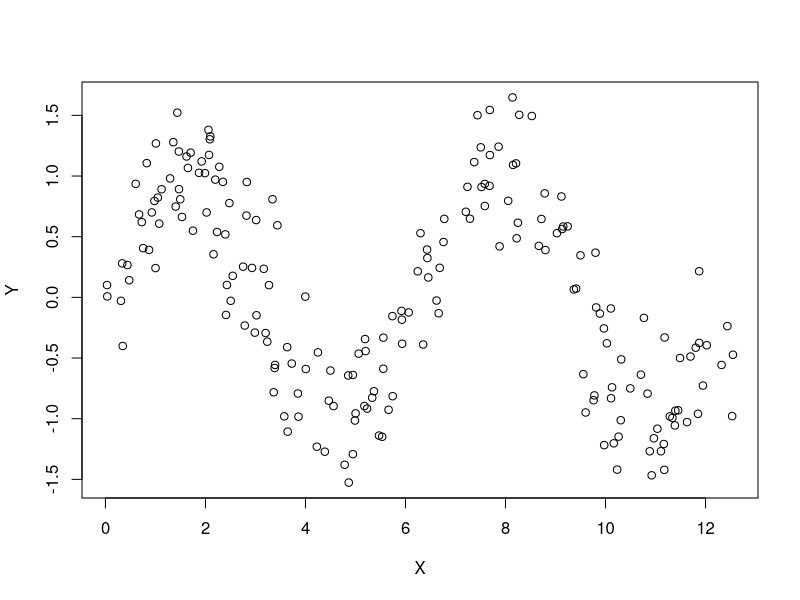
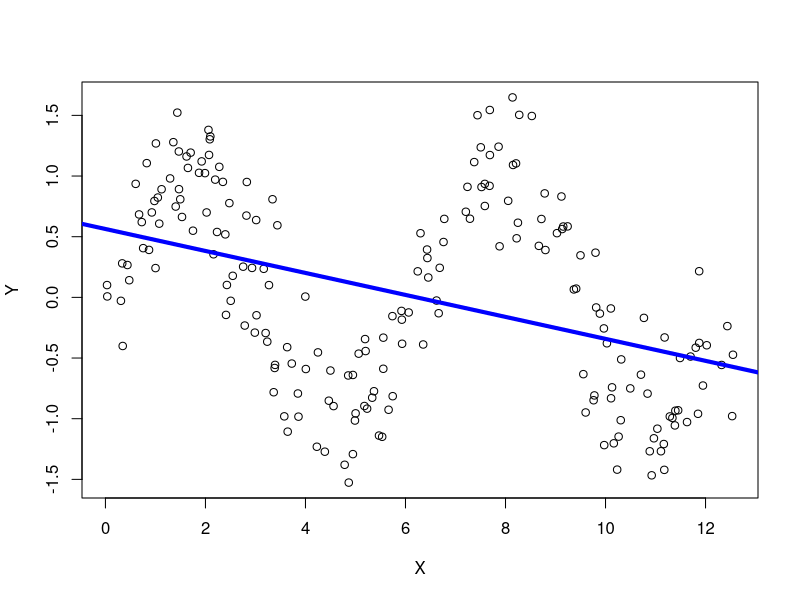
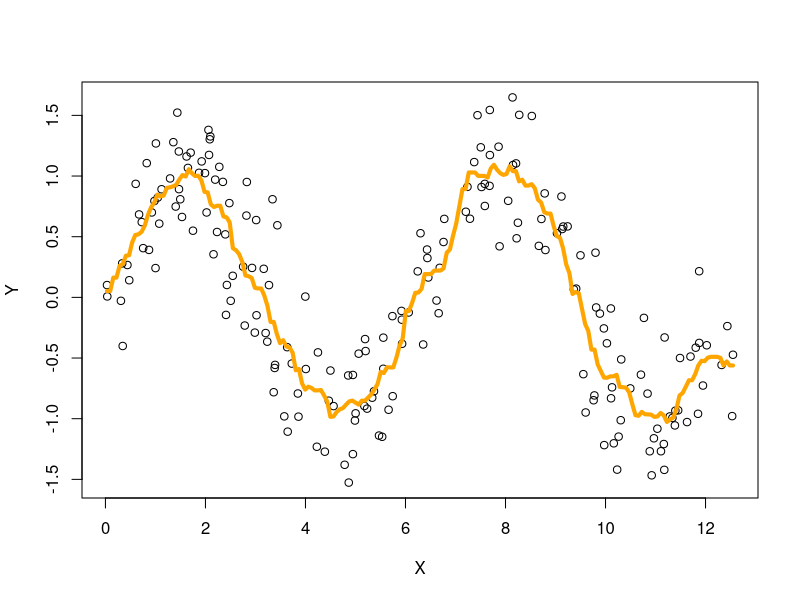
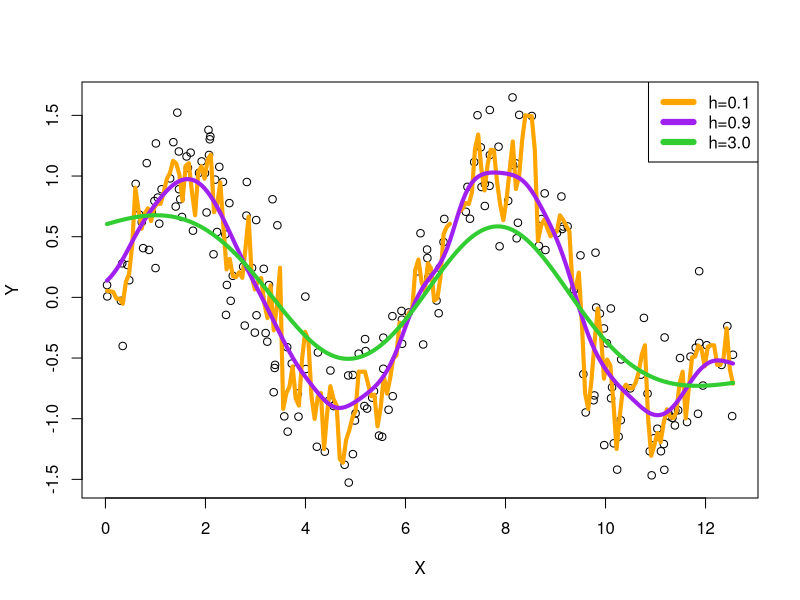
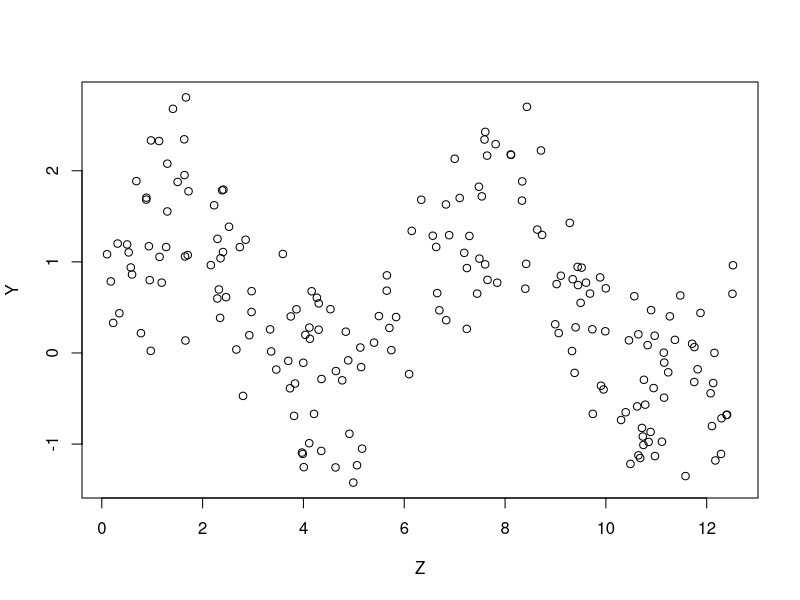

Reproduce these figures in R, in order. (Note: this script raises an error after producing the figures.)
## ---- chunk 1
X = runif(200, min=0, max=4*pi)
Y = sin(X) + rnorm(200, sd=0.4)
plot(X,Y, pch=1)
## ---- chunk 2
fit = lm(Y~X)
plot(X,Y, pch=1)
abline(fit, lwd=4, col="blue")
## ---- chunk 3
Kreg = ksmooth(x=X,y=Y,kernel = "box",bandwidth = 0.9)
plot(X,Y,pch=1)
lines(Kreg, lwd=4, col="orange")
## ---- chunk 4
Kreg1 = ksmooth(x=X,y=Y,kernel = "normal",bandwidth = 0.1)
Kreg2 = ksmooth(x=X,y=Y,kernel = "normal",bandwidth = 0.9)
Kreg3 = ksmooth(x=X,y=Y,kernel = "normal",bandwidth = 3.0)
plot(X,Y,pch=1)
lines(Kreg1, lwd=4, col="orange")
lines(Kreg2, lwd=4, col="purple")
lines(Kreg3, lwd=4, col="limegreen")
legend("topright", c("h=0.1","h=0.9","h=3.0"), lwd=6, col=c("orange","purple","limegreen"))
## ---- chunk 5
n = 200
Z = runif(n, min=0, max=4*pi)
X = sample(c(0,1), replace=TRUE, size=n)
H = sample(c(0,1), replace=TRUE, size=n)
# Z = Z + .2*X*H  # Induce some correlation between Z and X through a binary variable H
beta = 1
Y = sin(Z) + beta * X  + rnorm(200, sd=0.4)
plot(Z,Y, pch=1)
## ---- chunk 6
m_y <- ksmooth(x=Z,y=Y,kernel = "normal",bandwidth = 2)
## ---- chunk 7
m_x <- ksmooth(x=Z,y=X,kernel = "normal",bandwidth = 2)$y
## ---- chunk 8
df <- data.table(X,Y,Z)
df <- df[order(Z),]

YY = Y - m_y
XX = X-m_x

fit = lm(YY~XX)
## ---- chunk 9
g_hat = m_y - m_x * fit.coefficients(1)
